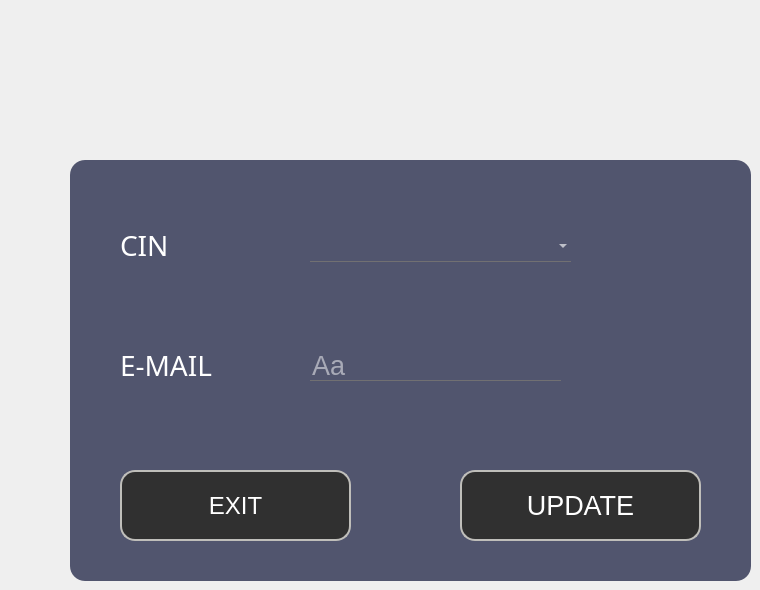
    <widget class="QWidget" name="tab_5">
     <attribute name="title">
      <string>Tab 5 Modhr</string>
     </attribute>
     <widget class="QFrame" name="add_employee_3">
      <property name="geometry">
       <rect>
        <x>70</x>
        <y>160</y>
        <width>681</width>
        <height>421</height>
       </rect>
      </property>
      <property name="styleSheet">
       <string notr="true">QFrame
{
	background:#51556e;
    border-radius:15px;
}</string>
      </property>
      <property name="frameShape">
       <enum>QFrame::StyledPanel</enum>
      </property>
      <property name="frameShadow">
       <enum>QFrame::Raised</enum>
      </property>
      <widget class="QLabel" name="label_18">
       <property name="geometry">
        <rect>
         <x>380</x>
         <y>450</y>
         <width>231</width>
         <height>171</height>
        </rect>
       </property>
       <property name="text">
        <string/>
       </property>
       <property name="pixmap">
        <pixmap>D:/QTprojet/smart court.png</pixmap>
       </property>
       <property name="scaledContents">
        <bool>true</bool>
       </property>
      </widget>
      <widget class="QPushButton" name="update">
       <property name="geometry">
        <rect>
         <x>390</x>
         <y>310</y>
         <width>241</width>
         <height>71</height>
        </rect>
       </property>
       <property name="font">
        <font>
         <pointsize>20</pointsize>
        </font>
       </property>
       <property name="styleSheet">
        <string notr="true">*{
color:white;
border-radius: 15px;
background:#303030;
border: 2px solid #bfbeba;
}

*:hover
{
	color:#303030;
	border-radius:15px;
	background:white;
border: 2px solid #bfbeba;
}</string>
       </property>
       <property name="text">
        <string>UPDATE</string>
       </property>
      </widget>
      <widget class="QLabel" name="label_21">
       <property name="geometry">
        <rect>
         <x>50</x>
         <y>60</y>
         <width>51</width>
         <height>51</height>
        </rect>
       </property>
       <property name="styleSheet">
        <string notr="true">*{
    font-family:century gothic;
    font-size:28px;
	color:white;
}

</string>
       </property>
       <property name="text">
        <string>CIN</string>
       </property>
      </widget>
      <widget class="QLabel" name="label_19">
       <property name="geometry">
        <rect>
         <x>50</x>
         <y>180</y>
         <width>101</width>
         <height>51</height>
        </rect>
       </property>
       <property name="styleSheet">
        <string notr="true">*{
    font-family:century gothic;
    font-size:28px;
	color:white;
}

</string>
       </property>
       <property name="text">
        <string>E-MAIL</string>
       </property>
      </widget>
      <widget class="QLineEdit" name="MMAIL">
       <property name="geometry">
        <rect>
         <x>240</x>
         <y>190</y>
         <width>251</width>
         <height>31</height>
        </rect>
       </property>
       <property name="font">
        <font>
         <pointsize>20</pointsize>
        </font>
       </property>
       <property name="acceptDrops">
        <bool>true</bool>
       </property>
       <property name="styleSheet">
        <string notr="true">*{
background:transparent;
border:none;
color:white;
border-bottom:1px solid #717072;
}</string>
       </property>
       <property name="inputMask">
        <string/>
       </property>
       <property name="text">
        <string/>
       </property>
       <property name="maxLength">
        <number>32767</number>
       </property>
       <property name="echoMode">
        <enum>QLineEdit::Normal</enum>
       </property>
       <property name="placeholderText">
        <string>Aa</string>
       </property>
      </widget>
      <widget class="QPushButton" name="add_new_employee_4">
       <property name="geometry">
        <rect>
         <x>50</x>
         <y>310</y>
         <width>231</width>
         <height>71</height>
        </rect>
       </property>
       <property name="font">
        <font>
         <pointsize>18</pointsize>
        </font>
       </property>
       <property name="styleSheet">
        <string notr="true">*{
color:white;
border-radius: 15px;
background:#303030;
border: 2px solid #bfbeba;
}

*:hover
{
	color:#303030;
	border-radius:15px;
	background:white;
border: 2px solid #bfbeba;
}</string>
       </property>
       <property name="text">
        <string>EXIT</string>
       </property>
      </widget>
      <widget class="QComboBox" name="comboEmp">
       <property name="geometry">
        <rect>
         <x>240</x>
         <y>71</y>
         <width>261</width>
         <height>31</height>
        </rect>
       </property>
       <property name="styleSheet">
        <string notr="true">*{
background:transparent;
border:none;
color:white;
border-bottom:1px solid #717072;
}</string>
       </property>
       <property name="editable">
        <bool>false</bool>
       </property>
       <property name="currentText">
        <string/>
       </property>
      </widget>
     </widget>
    </widget>
